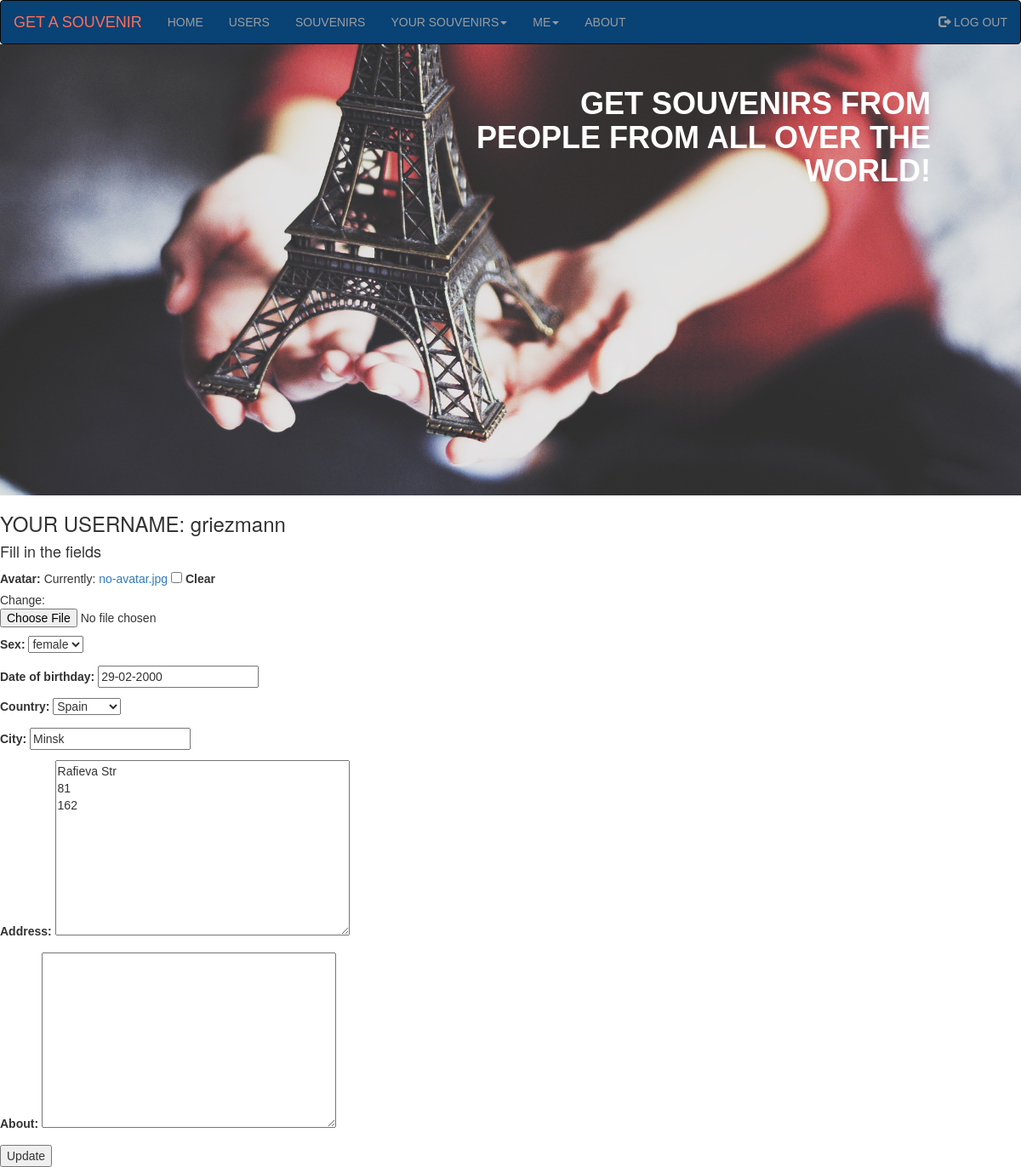
Screenshot of /update_user_info/admin/ (signed in) with the database file from the repository.
### souvenirs_app/models.py (models this page shows, shortened)
class UserInfo(models.Model):
    username = models.OneToOneField(User, on_delete=models.PROTECT, primary_key=True)
    slug = models.SlugField(max_length=30, verbose_name='URL')
    avatar = models.ImageField(upload_to='avatars/', default='no-avatar.jpg', null=True, blank=True)
    sex = models.CharField(max_length=6, choices=(('MALE', 'male'), ('FEMALE', 'female')))
    date_of_birthday = models.DateField(null=True, blank=True)
    country = models.ForeignKey(Country, on_delete=models.PROTECT, related_name='userinfo', unique=False)
    city = models.CharField(max_length=30)
    address = models.TextField(max_length=200)
    about = models.TextField(max_length=500, null=True, blank=True)
    class Meta:
        verbose_name = 'User_information'
        verbose_name_plural = 'User_informations'

### souvenirs_app/views.py (the view)
# urls.py: path('update_user_info/<slug:user_info_slug>/', views.UpdateUserInfo.as_view(), name='update_user_info'),
class UpdateUserInfo(LoginRequiredMixin, UpdateView):
    model = UserInfo
    form_class = UserInfoForm
    template_name = 'souvenirs_app/update_user_info.html'
    def get(self, request, **kwargs):
        try:
            self.model.objects.get(username=self.request.user)
            return super(UpdateUserInfo, self).get(request, **kwargs)
        except self.model.DoesNotExist:
            return redirect(reverse('souvenirs_app:create_user_info'))
    def get_object(self, queryset=None):
        return UserInfo.objects.get(username=self.request.user)

### souvenirs_app/forms.py
class UserInfoForm(forms.ModelForm):
    date_of_birthday = forms.DateField(widget=forms.DateInput(format='%d-%m-%Y'))
    class Meta:
        model = UserInfo
        exclude = ['username', 'slug']

### souvenirs_app/models.py (called while the page is built)
    def __str__(self):
        return self.title

### souvenirs_app/templates/souvenirs_app/update_user_info.html (shortened to what this page needs)
{% extends 'souvenirs_app/base.html' %}
{% block content %}
    <h3>YOUR USERNAME: {{ user.get_username }}</h3>
    <h4>Fill in the fields</h4>
    <form action="{% url 'souvenirs_app:update_user_info' object.slug %}" method="post" enctype="multipart/form-data">
        {{ form.as_p }}
    <input type="submit" value="Update"/>
    </form>
{% endblock content %}

### static/base.css (style rules this page uses)
* { margin: 0; box-sizing: border-box; font-style: normal; font-family: 'Trebuchet MS', 'Lucida Sans Unicode', 'Lucida Grande', 'Lucida Sans', Arial, sans-serif; }

### rows the page displays
UserInfo: sex "female", date_of_birthday "29-02-2000", country "Spain", city "Minsk", address "Rafieva Str 81 162"

### other values shown
{{ user.get_username }} "griezmann"
